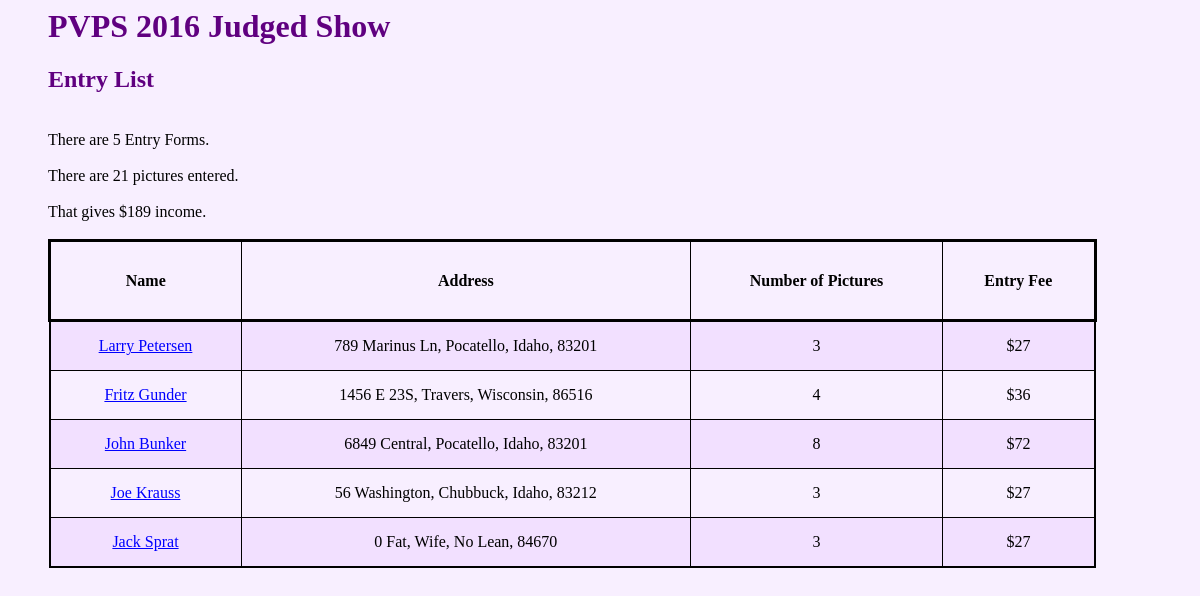
The app's page /show_2016/list_entries, older data.
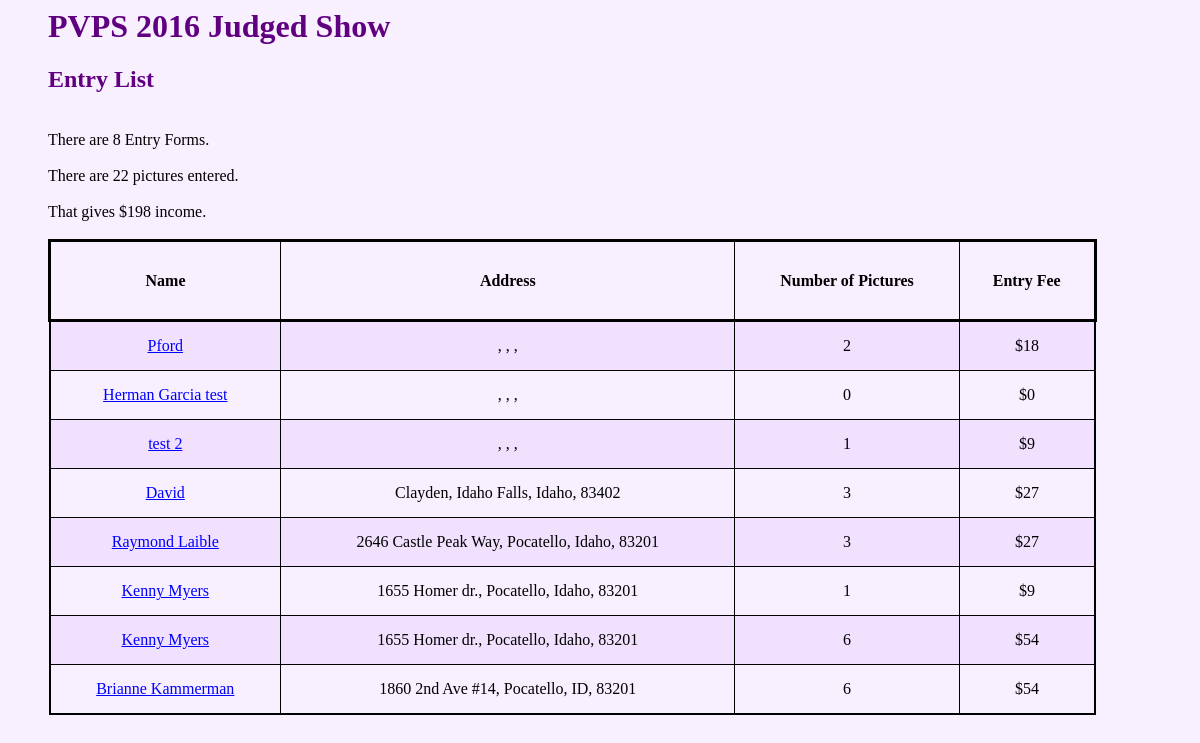
The same page, newer data.
### show_2016/models.py (models this page shows, shortened)
class Entries( models.Model):
    name = models.CharField( max_length=100 )
    address = models.CharField( max_length=100 )
    city = models.CharField( max_length=100 )
    state = models.CharField( max_length=100 )
    zip = models.CharField( max_length=100 )
    email = models.CharField( max_length=100 )
    phone = models.CharField( max_length=100 )
    pic1_title = models.CharField( max_length=100 )
    pic2_title = models.CharField( max_length=100 )
    pic3_title = models.CharField( max_length=100 )
    pic4_title = models.CharField( max_length=100 )
    pic5_title = models.CharField( max_length=100 )
    pic6_title = models.CharField( max_length=100 )
    pic7_title = models.CharField( max_length=100 )
    pic8_title = models.CharField( max_length=100 )
    pic1_category = models.CharField( max_length=50, default="" )
    pic2_category = models.CharField( max_length=50, default="" )
    pic3_category = models.CharField( max_length=50, default="" )
    pic4_category = models.CharField( max_length=50, default="" )
    pic5_category = models.CharField( max_length=50, default="" )
    pic6_category = models.CharField( max_length=50, default="" )
    pic7_category = models.CharField( max_length=50, default="" )
    pic8_category = models.CharField( max_length=50, default="" )
    pic1_price = models.CharField( max_length=30, default="")
    pic2_price = models.CharField( max_length=30, default="")
    pic3_price = models.CharField( max_length=30, default="")
    pic4_price = models.CharField( max_length=30, default="")
    pic5_price = models.CharField( max_length=30, default="")
    pic6_price = models.CharField( max_length=30, default="")
    pic7_price = models.CharField( max_length=30, default="")
    pic8_price = models.CharField( max_length=30, default="")
    date = models.DateTimeField( default=timezone.now() )
    def name_string( self):
        return self.name
    def address_string( self):
        msg = self.address + ', ' + self.city + ', '
        msg = msg + self.state + ', ' + self.zip
        return msg
    def num_pics( self):
        n = 0
        if ( len( self.pic1_title) > 1):
            n = n + 1
        if ( len( self.pic2_title) > 1):
            n = n + 1
        if ( len( self.pic3_title) > 1):
            n = n + 1
        if ( len( self.pic4_title) > 1):
            n = n + 1
        if ( len( self.pic5_title) > 1):
            n = n + 1
        if ( len( self.pic6_title) > 1):
            n = n + 1
        if ( len( self.pic7_title) > 1):
            n = n + 1
        if ( len( self.pic8_title) > 1):
            n = n + 1
        return n
    def entry_fee( self):
        return self.num_pics() * 9

### show_2016/views.py (the view)
def list_entries( request):
     all_entries = Entries.objects.all()
     totalentries = 0
     totalpics = 0
     income = 0
     for entry in all_entries:
          totalentries = totalentries + 1
          totalpics = totalpics + entry.num_pics()
          income = income + entry.entry_fee()
     context = { 'all_rows' : all_entries}
     context[ 'totalentries' ] = totalentries
     context[ 'totalpics' ] = totalpics
     context[ 'income' ] = income
     return render( request, 'show_2016/list_entries.html', context)

### show_2016/templates/show_2016/list_entries.html (shortened to what this page needs)
{% include 'show_2016/base_start.html' %}
<blockquote>
  <h1>PVPS 2016 Judged Show</h1>
  <h2>Entry List</h2>
  <br>
  There are {{ totalentries }} Entry Forms.<br><br>
  There are {{ totalpics }} pictures entered.<br><br>
  That gives ${{ income }} income.<br>
  <br>
{% if all_rows %}
    {% include 'show_2016/entries_table_start.html' %}
      {% for row in all_rows %}
        {% include 'show_2016/entries_table_one_row.html' %}
      {% endfor %}
    {% include 'show_2016/entries_table_finish.html' %}
{% else %}
  <p>
    There are no entries yet.<br>
  </p>
{% endif %}
</blockquote>

### show_2016/templates/show_2016/entries_table_one_row.html
    <tr class="list">
      <td class="list">
        <a href="detail/{{ row.id }}">{{ row.name_string }}</a>
      </td><td class="list">
        {{ row.address_string }}
      </td><td class="list">
        {{ row.num_pics }}
      </td><td class="list">
        ${{ row.entry_fee }}
      </td>
    </tr>

Row changes from the older to the newer data that the page shows:
removed Entries: name_string "Larry Petersen", address_string "789 Marinus Ln, Pocatello, Idaho, 83201", num_pics "3", entry_fee "27"
removed Entries: name_string "Fritz Gunder", address_string "1456 E 23S, Travers, Wisconsin, 86516", num_pics "4", entry_fee "36"
removed Entries: name_string "John Bunker", address_string "6849 Central, Pocatello, Idaho, 83201", num_pics "8", entry_fee "72"
removed Entries: name_string "Joe Krauss", address_string "56 Washington, Chubbuck, Idaho, 83212", num_pics "3", entry_fee "27"
removed Entries: name_string "Jack Sprat", address_string "0 Fat, Wife, No Lean, 84670", num_pics "3", entry_fee "27"
added Entries: name_string "Pford", address_string ", , ,", num_pics "2", entry_fee "18"
added Entries: name_string "Herman Garcia test", address_string ", , ,", num_pics "0", entry_fee "0"
added Entries: name_string "test 2", address_string ", , ,", num_pics "1", entry_fee "9"
added Entries: name_string "David", address_string "Clayden, Idaho Falls, Idaho, 83402", num_pics "3", entry_fee "27"
added Entries: name_string "Raymond Laible", address_string "2646 Castle Peak Way, Pocatello, Idaho, 83201", num_pics "3", entry_fee "27"
added Entries: name_string "Kenny Myers", address_string "1655 Homer dr., Pocatello, Idaho, 83201", num_pics "1", entry_fee "9"
added Entries: name_string "Kenny Myers", address_string "1655 Homer dr., Pocatello, Idaho, 83201", num_pics "6", entry_fee "54"
added Entries: name_string "Brianne Kammerman", address_string "1860 2nd Ave #14, Pocatello, ID, 83201", num_pics "6", entry_fee "54"
Text that changed along with them:
{{ totalentries }}: "5" → "8"
{{ totalpics }}: "21" → "22"
{{ income }}: "189" → "198"
